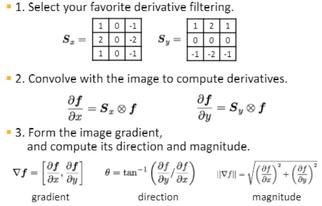
#> input picture Assignment #1/#83.png, 322 x 206 px, shrunk from 589 x 376 before the run, given in place of lenna.png, which was not available
$ jupyter execute 'part#1.ipynb'   (text cells are left out)
#> lines starting #> are read from the running program, lines starting #| are printed output that depends on the picture; pictures that were not available may be replaced by others from this repository, and a replacement may not be noted
[cell 1]
import cv2
import numpy as np

LENNA_IMG_PATH="lenna.png"
SHAPE_IMG_PATH="shapes.png"

[cell 2]
def img_show(img,title=""):
    cv2.imshow(title,img)
    cv2.waitKey(0)
    cv2.destroyAllWindows()

[cell 3]
def get_padding_size(n,k):
    p_h= (k[0]-1*(n[0]//2==0))//2
    p_w=(k[1]-1*(n[1]//2==0))//2
    return p_h,p_w

[cell 4]
# [4 lines of commented-out code are left out]

[cell 5]
def image_padding_1d(img,kernel,row=True):
    p_h,p_w=get_padding_size(img.shape,kernel.shape)
    if row==True:
        rowFirst=np.tile(img[:,:1],(1,p_w))
        rowLast=np.tile(img[:,-1:] ,(1,p_w))
        padding=np.concatenate([rowFirst,img,rowLast],1)
    else:
        columnFirst=np.tile(img[:1,:],(p_h,1))
        columnLast=np.tile(img[-1:,:],(p_h,1))
        padding=np.concatenate([columnFirst,img,columnLast],0)
    return padding

[cell 6]
def image_padding_2d(img,kernel):
    #column padding
    padding=image_padding_1d(img,kernel,False)
    #row padding
    padding=image_padding_1d(padding,kernel,True)
    return padding

[cell 7]
# [16 lines of commented-out code are left out]

[cell 8]
def cross_correlation_1d_row(img,kernel):
    paddingImg=image_padding_1d(img,kernel)
    windows=np.lib.stride_tricks.sliding_window_view(paddingImg,(kernel.shape))
    return np.einsum('ij,klij->kl',kernel,windows)

def cross_correlation_1d_column(img,kernel):
    paddingImg=image_padding_1d(img,kernel,False)
    windows=np.lib.stride_tricks.sliding_window_view(paddingImg,(kernel.shape))
    return np.einsum('ij,klij->kl',kernel,windows)

[cell 9]
def cross_correlation_2d(img,kernel):
    paddingImg=image_padding_2d(img,kernel)
    windows=np.lib.stride_tricks.sliding_window_view(paddingImg,(kernel.shape))
    return np.einsum('ij,klij->kl',kernel,windows)

[cell 10]
def cross_correlation_1d(img,kernel):
    if kernel.shape[0]==1:
        return cross_correlation_1d_row(img,kernel)
    else:
        return cross_correlation_1d_column(img,kernel)

[cell 11]
def get_gaussian_filter_1d(size,sigma):
    size//=2
    x=np.arange(-size,size+1)
    kernel=np.exp(-1*x**2/(2*sigma**2))
    kernel/=kernel.sum()
    return kernel

[cell 12]
get_gaussian_filter_1d(5,1)

[cell 13]
def get_gaussian_filter_2d(size,sigma):
    original=get_gaussian_filter_1d(size,sigma)
    return np.einsum('i,j->ji', original,original )

[cell 14]
get_gaussian_filter_2d(5,1)

[cell 15]
def get_gaussian_img(img,size,sigma,dimension=2):
    if dimension==1:
        kernel=get_gaussian_filter_1d(size,sigma)
        column_kernel=np.expand_dims(kernel,axis=1)
        row_kernel=np.expand_dims(kernel,axis=0)
        img=cross_correlation_1d(img,row_kernel)
        img=cross_correlation_1d(img,column_kernel)
        return img
    else:
        return cross_correlation_2d(img,get_gaussian_filter_2d(size,sigma))

[cell 16]
import os

def getCollage(title,img_path,sizeList=[5,11,17],sigmaList=[1,6,11],dimension=2):
#> called with title = 'lenna', img_path = 'lenna.png', dimension = 2
    result=[]
    for i,size in enumerate(sizeList):
        tmp=[]
        for j,sigma in enumerate(sigmaList):
            img=cv2.imread(img_path, cv2.IMREAD_GRAYSCALE)
#> img: shape (206, 322); min 0, max 255, mean 240.2
            img=get_gaussian_img(img,size,sigma,dimension).copy()
            cv2.putText(img,f"{size}X{size} s={sigma}",(10,40),cv2.FONT_HERSHEY_PLAIN,2,(0,0,0),2)
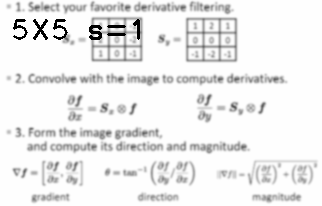
#> img: shape (206, 322) float64; min 0, max 255, mean 237.8
            if j==0:
                tmp=img
            else:
                tmp=cv2.hconcat([tmp,img])
        if i==0:
            result=tmp
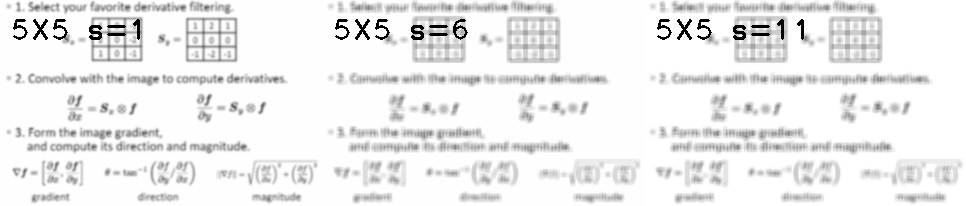
#> result: shape (206, 966) float64; min 0, max 255, mean 237.6; drawn with min black and max white
        else:
            result=cv2.vconcat([result,tmp])
    directory="./result"
    if not os.path.exists(directory):
        os.makedirs(directory)
    cv2.imwrite(f'./result/part_1_gaussian_filtered_{title}.png',np.array(result))
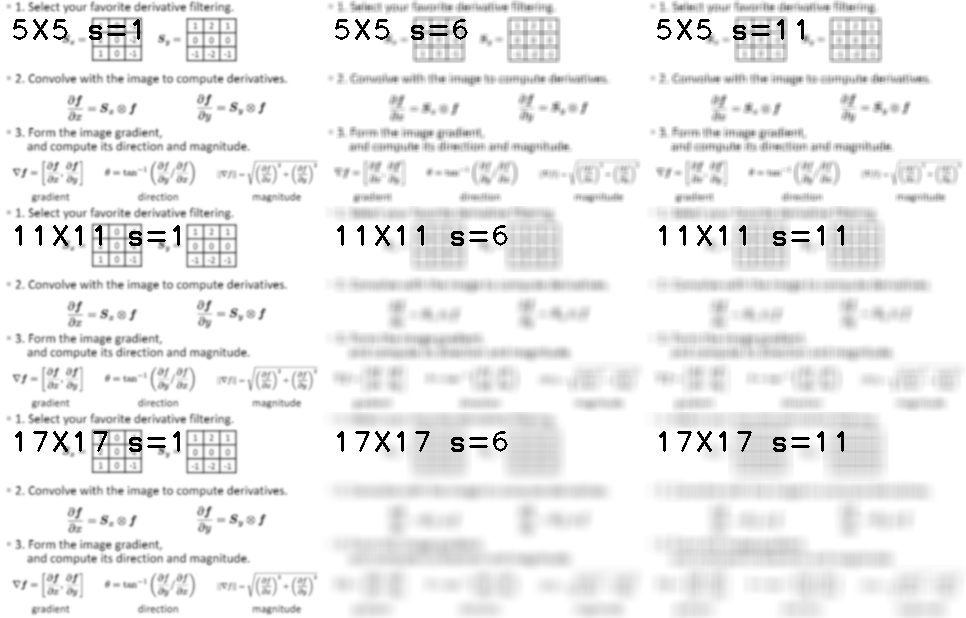
#> saved as part_1_gaussian_filtered_lenna.png: shape (618, 966); min 0, max 255, mean 237.5

[cell 17]
getCollage("lenna",LENNA_IMG_PATH)
getCollage("shapes",SHAPE_IMG_PATH)
#> call 2 of getCollage, with title = 'shapes', img_path = 'shapes.png', dimension = 2
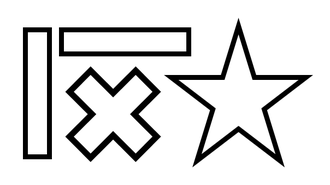
#> input picture Assignment #1/shapes.png, 330 x 185 px, shrunk from 604 x 338 before the run
#> in getCollage, img is the input picture: shape (185, 330); min 0, max 255, mean 222.4
#> in getCollage (call 2), `cv2.putText(img,f"{size}X{size} s={sigma}",(10,40),cv2.FONT_HERSHEY_PL..`:
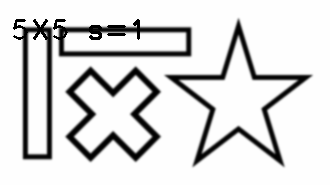
#> img: shape (185, 330) float64; min 0, max 255, mean 220.1
#> in getCollage (call 2), `result=tmp`:
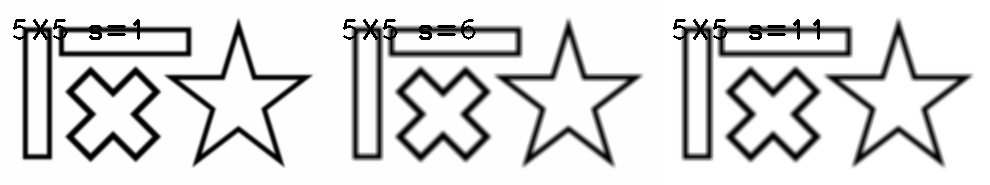
#> result: shape (185, 990) float64; min 0, max 255, mean 220; drawn with min black and max white
#> in getCollage (call 2), `cv2.imwrite(f'./result/part_1_gaussian_filtered_{title}.png',np.array(..`:
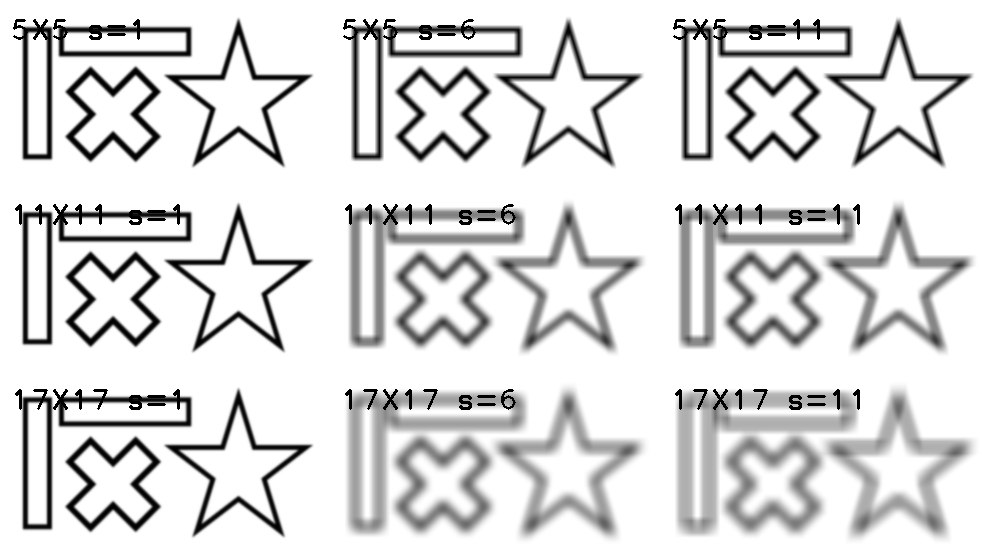
#> saved as part_1_gaussian_filtered_shapes.png: shape (555, 990); min 0, max 255, mean 219.8

[cell 18]
a=get_gaussian_filter_1d(17,11)
c=np.expand_dims(a,axis=1)
print(a.shape)
b=np.expand_dims(a,axis=0)
print(b.shape,len(b))
print(c.shape,len(c))
print(b.reshape(-1))
print(np.flip(b))

[cell 19]
img=cv2.imread(LENNA_IMG_PATH, cv2.IMREAD_GRAYSCALE)

img_1d=get_gaussian_img(img,17,11,1)
#> in image_padding_1d (call 38), `padding=np.concatenate([columnFirst,img,columnLast],0)`:
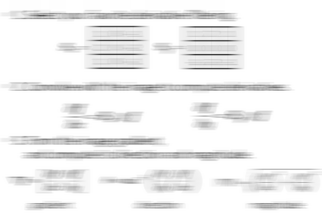
#> padding: shape (222, 322) float64; min 62.91, max 255, mean 241.3
#> in cross_correlation_1d_column, `return np.einsum('ij,klij->kl',kernel,windows)`:
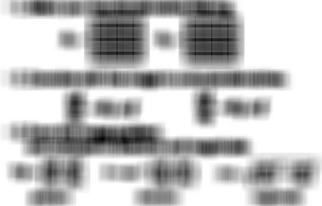
#> returned value: shape (206, 322) float64; min 198, max 255, mean 240.4; drawn with min black and max white
img_2d=get_gaussian_img(img,17,11)
difference=img_1d-img_2d
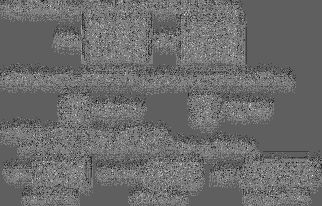
#> difference: shape (206, 322) float64; min -1.14e-13, max 1.14e-13, mean -1.69e-14; drawn with min black and max white
np.sum(np.abs(difference))
img_show(difference)
